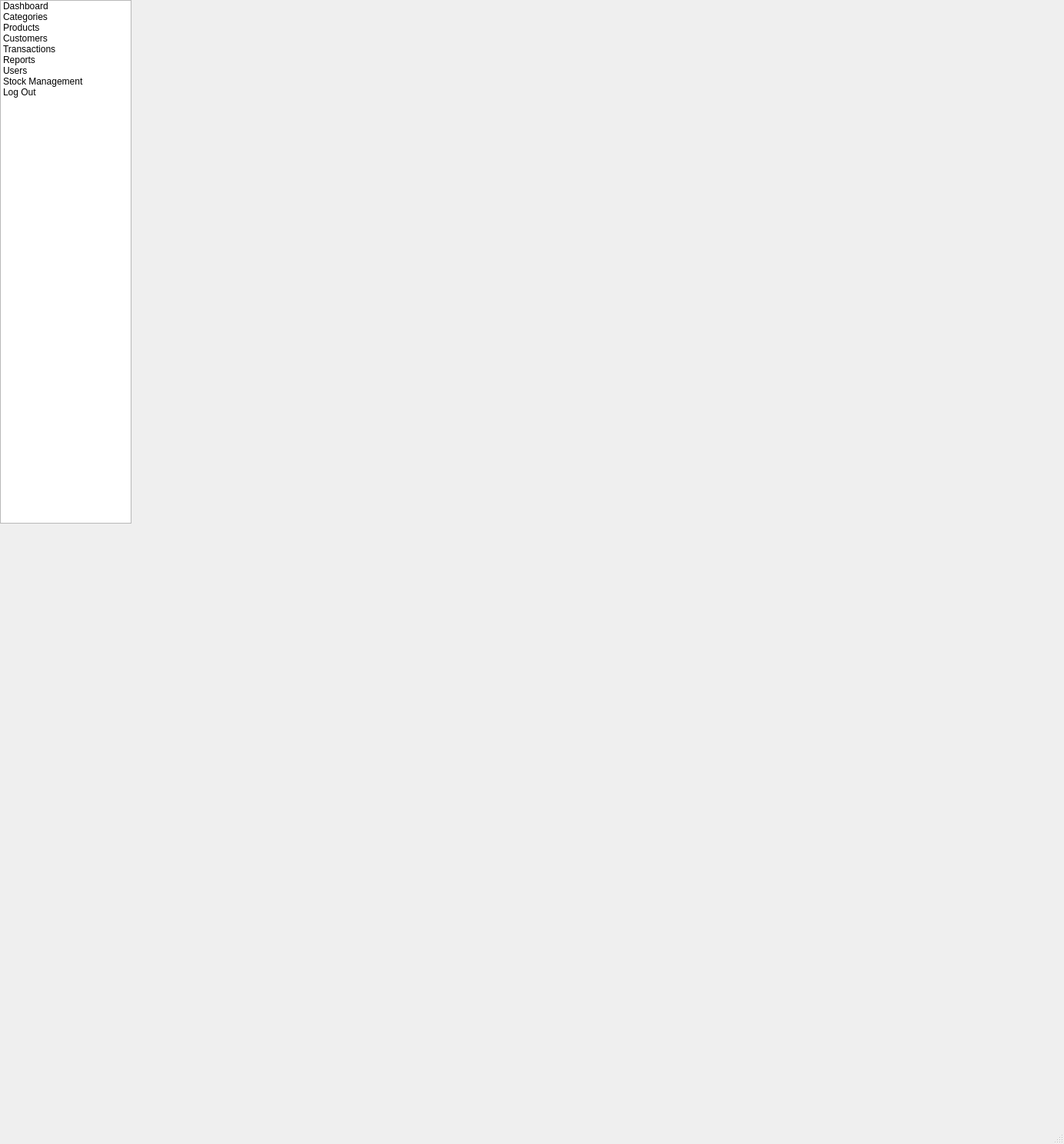
<?xml version="1.0" encoding="UTF-8"?>
<ui version="4.0">
 <class>MainWindow</class>
 <widget class="QMainWindow" name="MainWindow">
  <property name="geometry">
   <rect>
    <x>0</x>
    <y>0</y>
    <width>1384</width>
    <height>1488</height>
   </rect>
  </property>
  <property name="windowTitle">
   <string>MainWindow</string>
  </property>
  <widget class="QWidget" name="centralwidget">
   <widget class="QListWidget" name="listWidget">
    <property name="geometry">
     <rect>
      <x>0</x>
      <y>0</y>
      <width>171</width>
      <height>681</height>
     </rect>
    </property>
    <item>
     <property name="text">
      <string>Dashboard</string>
     </property>
    </item>
    <item>
     <property name="text">
      <string>Categories</string>
     </property>
    </item>
    <item>
     <property name="text">
      <string>Products</string>
     </property>
    </item>
    <item>
     <property name="text">
      <string>Customers</string>
     </property>
    </item>
    <item>
     <property name="text">
      <string>Transactions</string>
     </property>
    </item>
    <item>
     <property name="text">
      <string>Reports</string>
     </property>
    </item>
    <item>
     <property name="text">
      <string>Users</string>
     </property>
    </item>
    <item>
     <property name="text">
      <string>Stock Management</string>
     </property>
    </item>
    <item>
     <property name="text">
      <string>Log Out</string>
     </property>
    </item>
   </widget>
   <widget class="QStackedWidget" name="stackedWidget">
    <property name="geometry">
     <rect>
      <x>170</x>
      <y>0</y>
      <width>1211</width>
      <height>671</height>
     </rect>
    </property>
    <property name="currentIndex">
     <number>7</number>
    </property>
    <widget class="QWidget" name="page"/>
    <widget class="QWidget" name="page_2"/>
    <widget class="QWidget" name="page_3"/>
    <widget class="QWidget" name="page_4"/>
    <widget class="QWidget" name="page_5"/>
    <widget class="QWidget" name="page_6"/>
    <widget class="QWidget" name="page_7"/>
    <widget class="QWidget" name="page_8"/>
   </widget>
  </widget>
  <widget class="QMenuBar" name="menubar">
   <property name="geometry">
    <rect>
     <x>0</x>
     <y>0</y>
     <width>1384</width>
     <height>33</height>
    </rect>
   </property>
  </widget>
  <widget class="QStatusBar" name="statusbar"/>
 </widget>
 <resources/>
 <connections/>
</ui>
